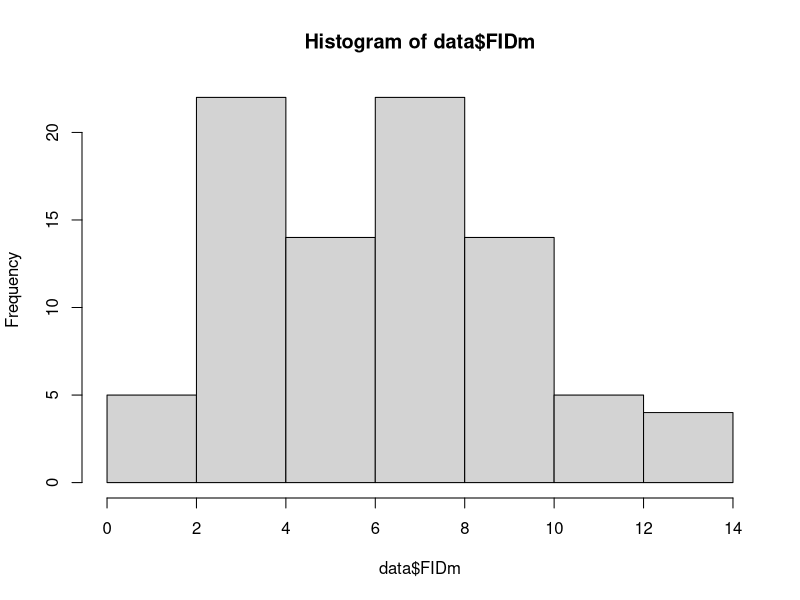
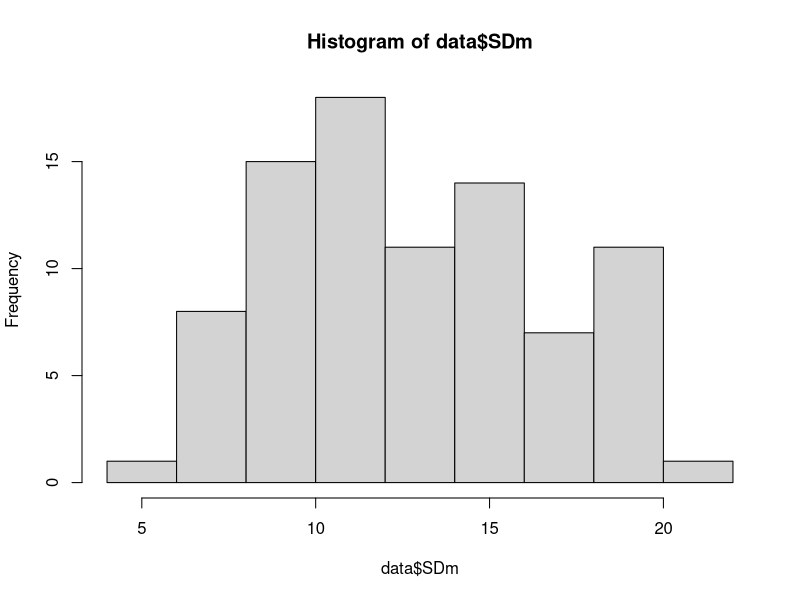
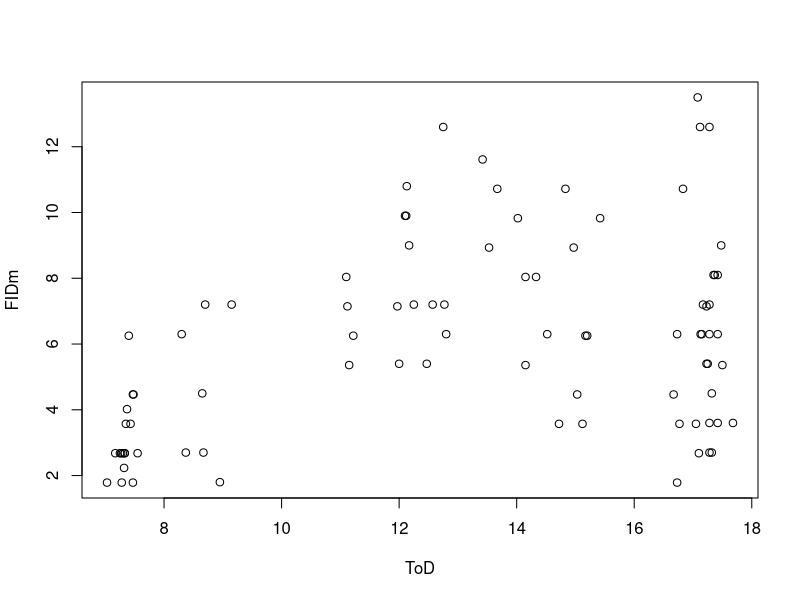
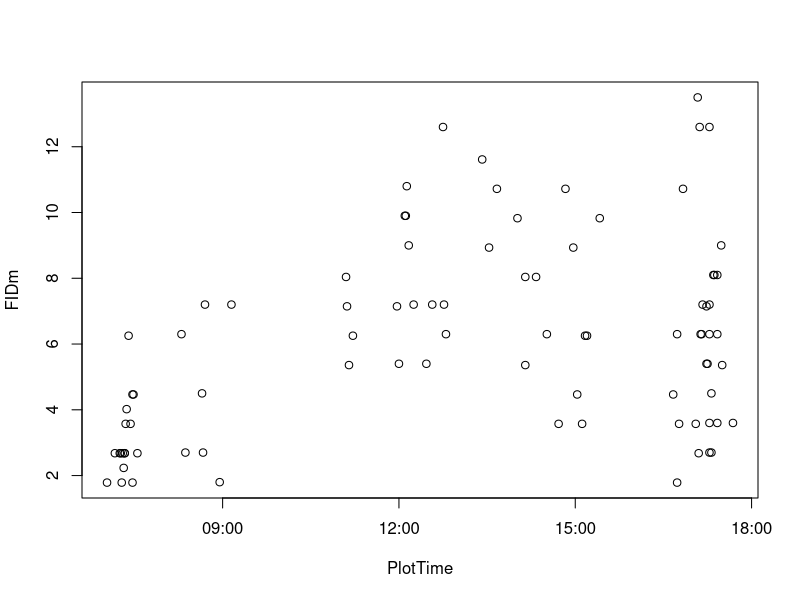
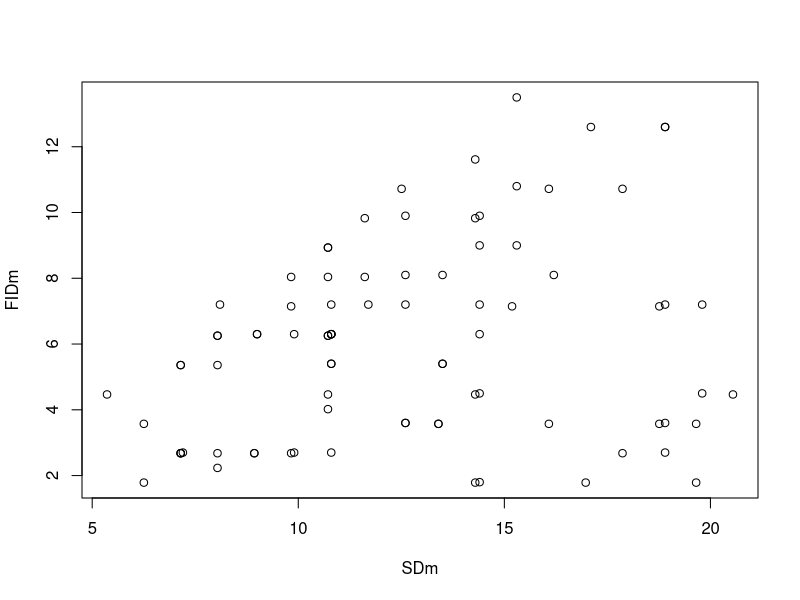
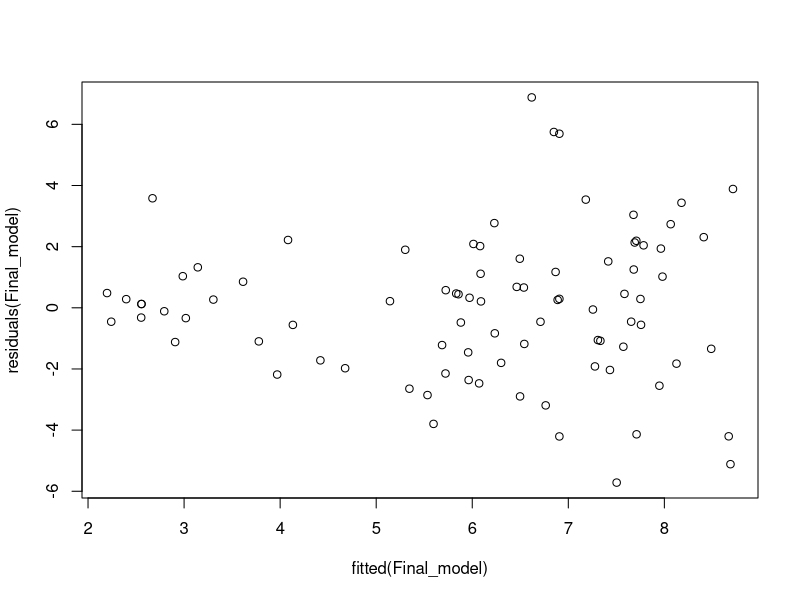
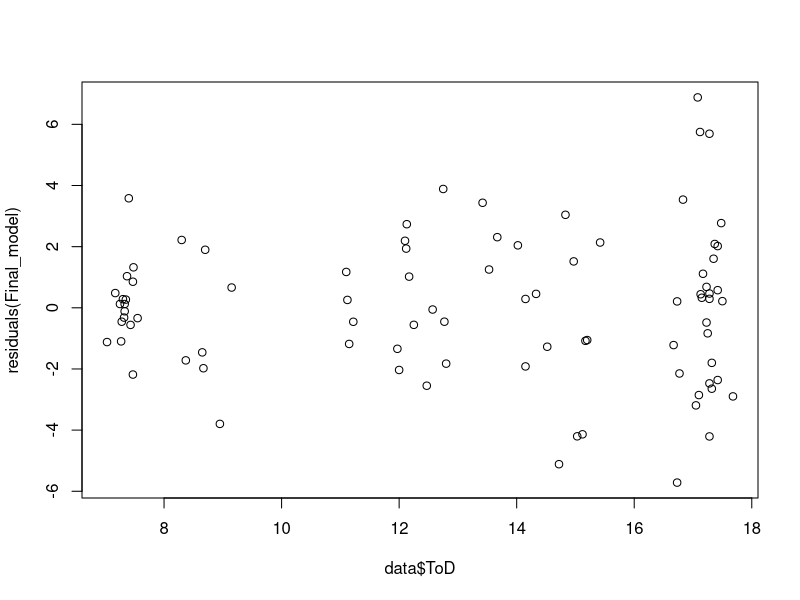
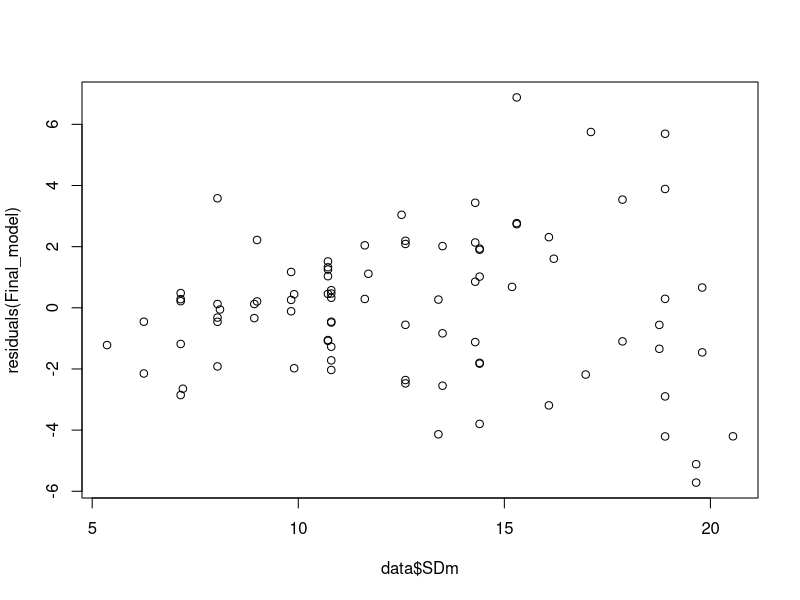

Write R code to recreate these figures, in order. (Note: this script raises an error after producing the figures.)
# Final Analysis for Honeyeater FID project
setwd("~/Desktop/Curtin Ethics/honeyeater")  #Sets our working directory
data <- read.csv("final.csv")  #puts our data from the .csv into the datafram 'data'
library("ggplot2") #loads the library ggplot 2 - we won't use this until later
head(data) #take a glimpse at headers and first rows of our data to make sure it's correct

# Q1 Does NH Honeyeater FID vary with Time of Day?
# Predictions are:
# Morning: Short
# Midday: Long
# Evening: Short

# Dependent Var: FIDm
hist(data$FIDm) # Data are roughly normally distributed

# Independent Vars: Time (as ToD and ToD2 for x^2)
# Covariate: SDm
hist(data$SDm) #Nothing unusual

# Remember, lm and glm don't treat covariates any differently, so we effectively have 2 Ind Vars here

# Time is trickier - we use a 24hr clock so we need to convert it to the continuous running format R
# maintains, starting with 1/1/1970, I think:
data$PlotTime=as.POSIXct(data$RawTime,format="%H:%M",tz="Australia/Perth")
# Actually, as it turns out, this works and it doesn't. For our actual modeling, we're going to use
# Time since midnight as fractions of hours, e.g. 7:30 am = 7.5, 5pm = 17.0. The ratios and 
# relationships are the same, but the large scale from POSIXct being a continuous integer causes
# problems in some of the calculations, esp. with coefficients and odds ratios. Since the plotting
# works equally well with POSIXct, however, we'll use it to graph - it makes cleaner, more intuitive
# graphs using a 24:00 clock for our purposes.

# Random effects: N/A
# No random effects and a normally distributed DV means we can use a vanilla (general) linear model. 

#Lets visualize that Y ~ X relationship with a scatterplot, and also demonstrate how ToD and POSIXct
# work the same for plotting purposes:
plot(FIDm ~ ToD, data = data)
plot(FIDm ~ PlotTime, data = data)

# And for the covariate, just to check for anything unusual:
plot(FIDm ~ SDm, data = data)

# Note that we hypothesized an inverted U-shape for our relationship with time (and it looks like we 
# probably have that), so first we'll check whether a linear or quadratic version of PlotTime 
# (y ~ x vs. y~x^2+x) fit the data better.

# We can use poly(X, #) as shorthand for polynomials, which is especially useful for higher-order
# polynomials. For consistency and very slight rounding differences, however, since I've only got
# a quadratic term, I'm going to write it out. Also makes interaction terms a little more obvious
# as we test them. We'll ignore SDm for the time being. 
# First, make models for a quadratic term and a linear term:
Time_quad <- lm(FIDm ~ ToD2 + ToD, data = data)
Time_linear <- lm(FIDm ~ ToD, data = data)

# Let's sneak a peak at how our basic models perform:
summary(Time_quad)
#Residual standard error: 2.434 on 83 degrees of freedom
#Multiple R-squared:  0.3455,	Adjusted R-squared:  0.3298 
#F-statistic: 21.91 on 2 and 83 DF,  p-value: 2.287e-08
summary(Time_linear)
#Residual standard error: 2.774 on 84 degrees of freedom
#Multiple R-squared:  0.1394,	Adjusted R-squared:  0.1292 
#F-statistic: 13.61 on 1 and 84 DF,  p-value: 0.0003989

# Great! Both models are significant, but we have a clear winner: The quadratic (polynomial) version 
# of the model has an adj R^2 of 0.33, vs just 0.13 for the monomial version.

# To verify this, let's compare the models using a Chi Sq likelihood ratio test, using the anova() 
# function. In general, it's best practice to put the more basic (i.e., fewer terms) model first;
# however, it does NOT change the ultimate result - though it might change some signs. If you end up
# with negative Df and Sum of Sq values, just multiply by -1, or re-run your anova() with the model 
# order switched. Note too that we need to specify the test type so we get an appropriate output:

anova(Time_linear,Time_quad, test = "Chisq")
#  Res.Df    RSS Df Sum of Sq  Pr(>Chi)    
#1     84 646.59                           
#2     83 491.72  1    154.87 3.173e-07 ***

# Great again! Verifying what we see above, our models are significantly different. As indicated by
# the R^2s and lower RSS, model #2 - the quadratic version - better fits the data. While
# we COULD compare it to a cubic polynomial (i.e. x^3), or even higher order polynomials, that isn't 
# what we predicted or what the data appear to show, and we run the risk of overfitting our data.

# Now that we know our IV has a quadratic relationship with the data, it's time to bring in our
# covariate, SDm. First make a full quadratic model with the covariate, and check the stats:

Full_quad <- lm(FIDm ~ ToD2*SDm+ToD*SDm, data = data)
summary(Full_quad)
#Residual standard error: 2.402 on 80 degrees of freedom
#Multiple R-squared:  0.3858,	Adjusted R-squared:  0.3474 
#F-statistic: 10.05 on 5 and 80 DF,  p-value: 1.728e-07

# Excellent, we have a significant model - but we're not done yet. Per Engvist (2006), we should 
# eliminate nonsignficant interaction terms. Lets test them, one at a time:

Quad_no_polyint <- lm(FIDm ~ ToD2 + ToD*SDm, data = data)

# Now, another Chi Sq likelihood ratio test:
anova(Quad_no_polyint, Full_quad, test = "Chisq")
#  Res.Df    RSS Df Sum of Sq Pr(>Chi)
#1     81 461.56                      
#2     80 461.49  1  0.066702   0.9144

# Our full model and model missing the least significant interaction do not differ! Let's drop the
# next interaction, and check it:

Quad_no_int <- lm(FIDm ~ ToD2*SDm+ToD, data = data)
anova(Quad_no_int, Full_quad, test = "Chisq")
#  Res.Df    RSS Df Sum of Sq Pr(>Chi)
#1     81 461.77                      
#2     80 461.49  1   0.27387   0.8275

# Also not significant. This means our final model contains only the main effects from our IV and 
# covariate. Let's make it official:

Final_model <- lm(FIDm ~ ToD2 + ToD + SDm, data = data)
summary(Final_model)
#Coefficients:
#              Estimate Std. Error t value Pr(>|t|)    
#(Intercept) -16.75607    3.61563  -4.634 1.33e-05 ***
#ToD2         -0.12713    0.02490  -5.106 2.09e-06 ***
#ToD           3.42201    0.62238   5.498 4.24e-07 ***
#SDm           0.13260    0.06693   1.981   0.0509 .  
#---
#Residual standard error: 2.392 on 82 degrees of freedom
#Multiple R-squared:  0.3754,	Adjusted R-squared:  0.3526 
#F-statistic: 16.43 on 3 and 82 DF,  p-value: 1.893e-08

anova(Final_model)
#           Df Sum Sq Mean Sq F value    Pr(>F)    
#ToD2       1  77.94  77.938 13.6192 0.0004017 ***
#ToD        1 181.67 181.673 31.7465 2.406e-07 ***
#SDm        1  22.46  22.461  3.9249 0.0509273 .  
#Residuals 82 469.25   5.723

# So overall, our quadratic and linear terms for time are significant, and our covariate has
# a nonsignficant trend. We have our final model, and all the stats we need. Lets check and make sure
# our model meets all the appropriate assumptions of linear models: 

# Heteroscedasticity (say this 3x fast into a mirror at midnight and Ronald Fisher 
# appears and hurls racial epithets at you)

plot(fitted(Final_model), residuals(Final_model))
# This could maybe be problematic... Lets do a check with a Breush-Pagan Test and Non-Constant Variance (NCV) test:
# Slightly more here: https://datascienceplus.com/how-to-detect-heteroscedasticity-and-rectify-it/

#install.packages('lmtest')
library(lmtest)
bptest(Final_model)
#studentized Breusch-Pagan test
#BP = 22.954, df = 3, p-value = 4.129e-05

#install.packages('car')
library(car)
ncvTest(Final_model)
#Non-constant Variance Score Test 
#Chisquare = 8.859196    Df = 1     p = 0.00291616  

# Both tests indicate heteroscedasticity in our model, which is problematic. We'll come back to this.
# It's worth pointing out that we can check these against our predictor variables:
plot(data$ToD, residuals(Final_model))
plot(data$SDm, residuals(Final_model))
#So, as a rough estimate, these are being driven by measures at the end of the day and at higher SDs

# Multicollinearity is when one or more factors linearly predicts others. It is bad:
library(car)
vif(Final_model)
#                       GVIF Df GVIF^(1/(2*Df))
#      ToD2       ToD       SDm 
# 85.660634 85.823523  1.029071 
# VIF values >4-5 are  considered collinear, so we're safe - wait what? But we have values in the 
# 80s! Except... it's from a term that is the addition of a power! We are safe to ignore it.
# See: https://statisticalhorizons.com/multicollinearity

# Regular linearity:
qqnorm(residuals(Final_model))
# Boom. Looking good.

###############################
###############################
# NOTE: This Did not work. Jump to the next double hashes. Don't know if I applied
# incorrectly, but the next method is far simpler and also acceptable
###############################
###############################

# OK. Back to the fact that we have violate the assumption of homoscedasticity. Go read: 
# Cleasby, I.R. & Nakagawa, S. (2011) Neglected biological patterns in the residuals: a behavioural 
# ecologist’s guide to co-operating with heteroscedasticity. Behav. Ecol. Sociobiol., 65, 2361 –2372.
# Per their recommendation, let's try tackling this with a generalised least squares regression
# using gls() from the package 'nlme':
#install.packages('nlme')
#library(nlme)

# The same model, as we had it, assuming homoscedasticity:
#homosc_model <- gls(FIDm ~ poly(PlotTime, 2) + SDm, data = data)

# A new model, allowing the variance to differ with SDm and over PlotTime:
#hetero_model <- gls(FIDm ~ poly(PlotTime,2) + SDm, weights = varIdent(form= ~1|PlotTime*SDm), data = data)

#Compare the models:
#anova(homosc_model, hetero_model)

#OK, this appears not to have worked. For one, the weighted model is far worse!
# Lets look at the new residuals plots to see what's going on. The 'homoscedastic' model should look
# the same as the lm() version, while the heteroscedastic (weighted mean squares) version would
# hopefully have reduced heteroscedasticity/be homoscedastic
#plot(fitted(homosc_model), residuals(homosc_model))
#plot(fitted(hetero_model), residuals(hetero_model))

# The 'homoscedastic' model looks the same, but the weighted mean squares version has not improved.

###############################
###############################
# Resume your regularly scheduled stats
###############################
###############################

# Next, we'll try the second method suggested by Cleasby and Nakagawa: Heteroscedasticity-Consistent
# Standard Error (HCSE) estimators (Pinheiro and Bates, 2000???). Note, per Cleasby&Nakagawa: This does
# NOT eliminate heteroscedasticity in the model; however, it will correct our standard errors. Other
# models are potentially at risk from other problems, but ours meets all the other assumptions of
# linear models and is unlikely to be significantly affected.

# First, we need an Ordinary Least Squares regression version of the model which, conveniently, is
# what we've already done:
library(lmtest) # I've already loaded it in this workthrough, but it doesn't hurt...
#install.packages('sandwich') # So we can get the function coeftest()
library(sandwich)

Final_model
summary(Final_model)

# Confirm (again, I've already run this, but for the sake of completion...) heteroscedasticity via
# the Breusch-Pagan Test:

bptest(Final_model) # note that when reporting, BP = ChiSq
#BP = 22.954, df = 3, p-value = 4.129e-05

# Yep, just a lot heteroscedastic. Let's try and correct with the HCSE estimators. There are various
# estimators (Reviewed in Cleasby and Nakagawa), termed H0-H4; C&N recommend HC3, or H4 if you have
# high-leverage data points. We'll use HC3:
?coeftest
coeftest(Final_model, vcov = vcovHC(Final_model, method = "HC3"))
#                Estimate Std. Error t value  Pr(>|t|)    
#  (Intercept) -16.756069   3.056684 -5.4818 4.538e-07 ***
#  ToD2         -0.127130   0.022665 -5.6090 2.675e-07 ***
#  ToD           3.422009   0.543041  6.3016 1.396e-08 ***
#  SDm           0.132597   0.079233  1.6735   0.09804 .  

summary(Final_model)
#Residual standard error: 2.392 on 82 degrees of freedom
#Multiple R-squared:  0.3754,	Adjusted R-squared:  0.3526 
#F-statistic: 16.43 on 3 and 82 DF,  p-value: 1.893e-08

anova(Final_model)
#           Df Sum Sq Mean Sq F value    Pr(>F)    
#ToD2       1  77.94  77.938 13.6192 0.0004017 ***
#ToD        1 181.67 181.673 31.7465 2.406e-07 ***
#SDm        1  22.46  22.461  3.9249 0.0509273 .  
#Residuals 82 469.25   5.723   

# Boom.

#Lets make publication-quality plots for these using ggplot2:
library(ggplot2)

#Without doing an X-Y-Z 3D plot, we can't plot two predictors on the same graph. Let's plot time:
ggplot(data, aes(x = PlotTime, y = FIDm)) + geom_point() + 
  geom_smooth(method=lm, formula = y~poly(x,2),se = FALSE, colour = 1)+ 
  labs(x = "Time of Day (24 hr)", y = "FID (m)") + theme_classic()

# And SDm:
ggplot(data, aes(x = SDm, y = FIDm)) +geom_point() + 
  geom_smooth(method=lm, formula = y~x,se = FALSE, colour = 1)+ 
  labs(x = "Start Distance (m)", y = "FID (m)") + theme_classic()

################
################
################
################
################
################
################
################
################

# Question #2: Does honeyeater escape method change throughout the day?

# DV: Flight (0 = hop, 1 = Flight; Alternatively, Flight.Behaviour is coded H/F but R has a quirk;
#   when given noninteger groups, R defaults to alphabetical order to assign the groups. Thus, F=0
#   and H = 1. It changes nothing about the stats but the order. For intuitive interpretation, I
#   prefer 0 for hop and 1 for flight, but it doesn't really matter.)

# IV: ToD
# Covariate: SDm

# STOP! What's different about these data? Plot it!
plot(Flight ~ ToD, data = data)
plot(ToD ~ Flight, data = data)

# Aha... Binomial (specifically, a Bernoulli distribution). No biggie - we can still use linear 
# models; we just need to tell it to run a little differently. This time we'll use a Generalized 
# Linear Model (GLM). The "-ized" indicates that we're working with data that use something other 
# than a normal (gaussian) distribution, which we specify by defining the family in the function 
# glm(). In this case, we have binomial, so we'll call it out with "family = binomial" - others 
# you might use include poisson, exponential, log-normal, etc. This is where the true power of
# the General Linear Model family comes into play - ANOVAs are SOL here, whereas we tweak a term
# and are off to the races. BTW - if you'd like a demonstration of how GLMs are still linear
# models, run the previous model using the glm() function instead of lm(), and specify 'family = 
# gaussian'. I'll wait. If you get stuck at any point in this, remember that ?glm will pull up the 
# operators for the function. For a little more on different distributions, see: 
# https://blog.cloudera.com/blog/2015/12/common-probability-distributions-the-data-scientists-crib-sheet/

#############
#############

#############
#############

# Just like last time, we have TSS and SDm. Again, we predicted a quadratic relationship 
# (Hop - fly - hop) over Time, so let's check that first:

depart_quad <- glm(data = data, Flight ~ ToD2 + ToD, family=binomial)
depart_linear <- glm(data = data, Flight ~ ToD, family=binomial)
summary(depart_quad)
summary(depart_linear)

anova(depart_linear,depart_quad, test = 'Chisq')
#   Resid. Df Resid. Dev Df Deviance Pr(>Chi)
# 1        84     83.854                     
# 2        83     82.729  1   1.1245   0.2889


# The models don't differ, so IMO we should take simpler model. glm() doesn't offer R^2 statistics
# by default, but it does offer AIC - I don't advocate for AIC for model fitting like this, but in
# case it floats your boat, AIC is ever-so-slightly lower for the linear version of the model.

# Add in our covariate, just like before:
depart_cov <- glm(data = data, Flight ~ ToD*SDm, family = binomial)

# And check to see if we need to retain that interaction, per Engqvist:
depart_cov_reduced <- glm(data=data, Flight ~ ToD + SDm, family = binomial)

anova(depart_cov_reduced, depart_cov, test = 'Chisq')
#   Resid. Df Resid. Dev Df Deviance Pr(>Chi)
# 1        83     80.209                     
# 2        82     78.216  1   1.9927   0.1581

# Just like last time, the interaction term doesn't add much - we should drop it and test only
# main effects. Let's make it our final model:
depart_final <- depart_cov_reduced

# Lets check our assumptions. This is 'logistic modeling', so the assumptions are a bit different
# from our assumptions for linear models. I'm following the assumptions as explained by 
# http://www.statisticssolutions.com/assumptions-of-logistic-regression/:
# 1. must be binary. Check
# 2. LR assumes that y=1 is the probability of something happening. Ours is coded as h and f, and 
#    since R defaults to alphabetical order, f=0 and h=1. Check
# 3. Don't overfit - we did that. This isn't really an assumption, it's just good model building.
# 4. Error terms are independent. Check - no observations are dependent on each other.
# 5. Presented with #4, the model should not be multicollinear

# Multicollinearity is when one or more factors linearly predicts others. It is bad:
library(car)
vif(depart_final)
#     TSS      SDm 
#1.000013 1.000013
# Remember, VIFs of 4-5 are bad. We're good.

# Now that all our assumptions are checked out, lets get statistics for the whole model.

summary(depart_final)
#     Null deviance: 97.805  on 85  degrees of freedom
# Residual deviance: 80.209  on 83  degrees of freedom
# AIC: 86.209
anova(depart_final)

# You'll notice that glm() doesn't give R^2 by default. We still ought to produce a goodness-of-fit
# measure to report; luckily, we can do it by hand. In this case, we'll use McFadden's (1973) 
# pseudo R^2: 1-[loglikelihood(model)/loglikelihood(null)]. Now, I think this can be approximated
# using the null/residual deviance reports, but we can also code it out explicitly. First, make a
# null model:
depart_null <- glm(data=data, Flight.Behaviour~1, family = binomial)
pseudo <- 1-logLik(depart_final)/logLik(depart_null)
pseudo
#'log Lik.' 0.1799095 (df=3)

# vs our approximation method:
1-80.209/97.805
# 0.179909

# So yes, within a very very tiny margin of error (due to rounding), we can code it or approximate 
# it from the deviance values. However, I'm a ditz and coding it makes explicit the df, so probably
# best to do it that way lest we forget to include something.

# We can use that null model to get a p-value for the whole thing as well:
anova(depart_null,depart_final, test = 'Chisq')
#   Resid. Df Resid. Dev Df Deviance Pr(>Chi)    
# 1        85     97.805                         
# 2        83     80.209  2   17.596 0.000151 ***

# Since this is a situation where we're looking at the odds of one thing or another happening, we
# can calculate the Odds Ratio. Odds ratios are a way of relating how likely one outcome or the
# other is to happen. Now, this became a problem when using POSIXct because it's a single, running,
# MASSIVE integer, counting up from 1/1/1970. To get things on a scale this calculation can handle,
# I've switched it around from time of day to Time Since Sunrise (ToD); for consistency with the 
# first calculation, I think I should actually do it as TSM
exp(cbind(Odds_ratios = coef(depart_final), confint(depart_final)))
confint(depart_final, level = 0.95)

            #Odds_ratios     2.5 %      97.5 %
#(Intercept)  35.8120926 3.3756512 521.1482172
#ToD           0.7859284 0.6726755   0.9037447
#SDm           0.8693040 0.7412573   1.0036261

#We want this the other way around, for interpretation's sake:
#ToD
1/0.7859284 # OR      1.272381
1/0.9037447 # CI 2.5  1.106507
1/0.6726755 # CI 97.5 1.486601

# R defaults calculating toward 0; thus, honeyeaters are increasingly less likely to hop over the
# day. We can invert these (1/x) to get a more easily interpretable value (e.g. 6x likely to fly)

# Let's make some publication graphs:

#give us a minimal model that only calls one variable at a time, here Time
depart_time <- glm(data = data, Flight ~ PlotTime, family=binomial)
depart_tss <- glm(data = data, Flight ~ TSS, family=binomial)
?theme_classic
ggplot(data, aes(x= PlotTime, y = Flight.Behaviour)) + geom_point()+ geom_line(aes(y=1+fitted(depart_time))) +
  theme_classic() + scale_y_discrete(limits = rev(levels(data$Flight.Behaviour)), labels = c("h" = "Hop", "f" = "Fly")) +
  labs(x = "Time of Day (24 hr)", y = "Departure")

# alternate option using geom_smooth:  geom_smooth(method = "glm", method.args = list(family = poisson), aes(color = "poisson"), se = FALSE)

ggplot(data, aes(x= TSS, y = Flight)) + geom_point()+ geom_line(aes(y=fitted(depart_tss))) +
  theme_classic()

SDdeparture <- glm(data=data, Flight.Behaviour ~ SDm, family = binomial)
ggplot(data, aes(x= SDm, y = Flight.Behaviour)) + geom_point() + geom_line(aes(y=1+fitted(SDdeparture))) + theme_classic()
